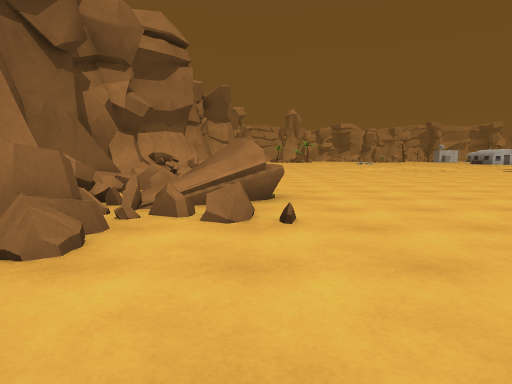
View 1 (above)

24 first-person views from a walk through a scene from a Unity 3-D project. The camera is 1.2 m above the floor, tilts 6° down and sees 75° across. The floor is counted in squares, 2 m on a side. Each view is taken from the middle of a square. On the plan, view 1 faces up. The plan holds only what a view shows up to about 10 squares ahead; the rest is blank. The place goes on beyond the plan. Some animated figures are left out.

View 2
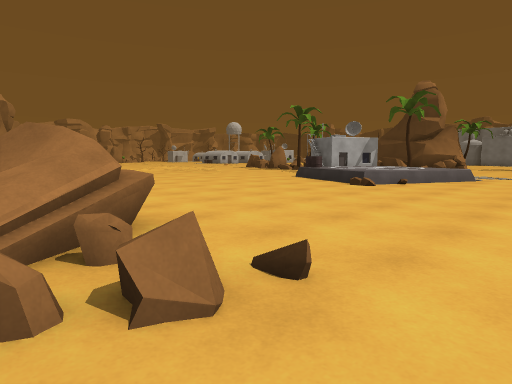

View 3
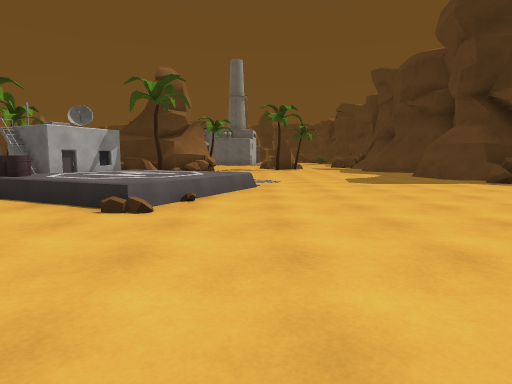

View 4
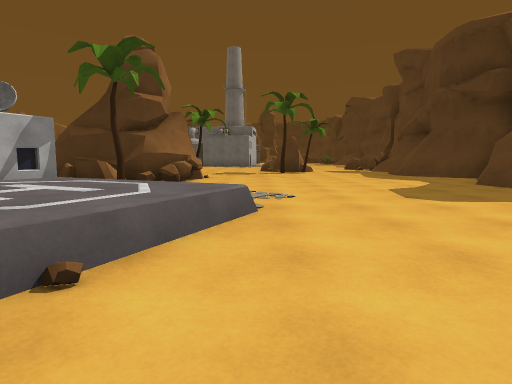

View 5
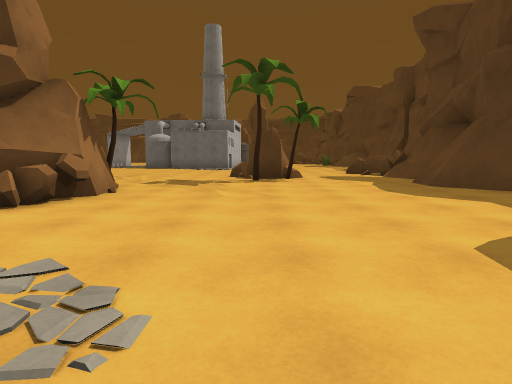

View 6
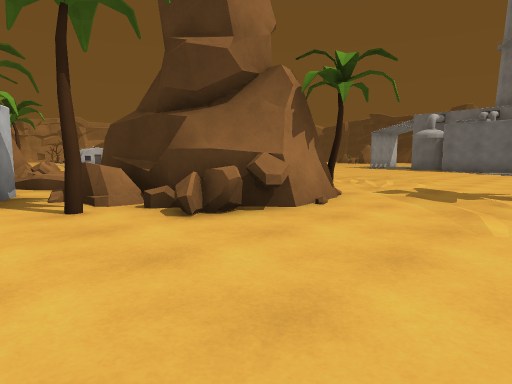

View 7
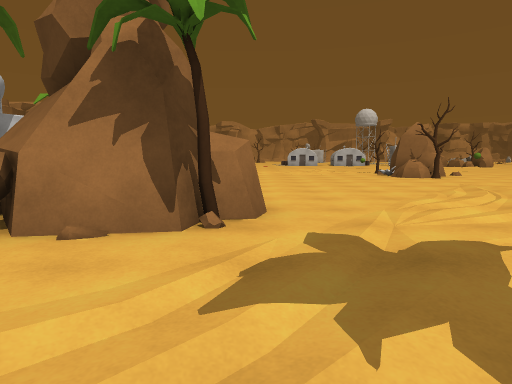

View 8
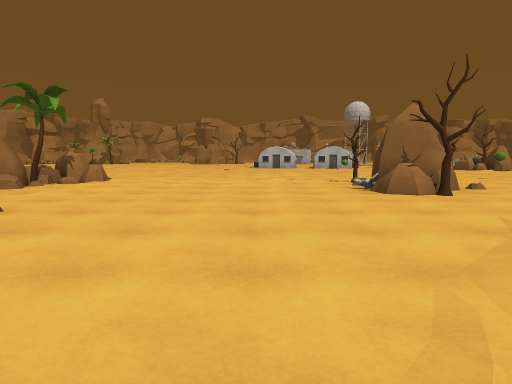

View 9
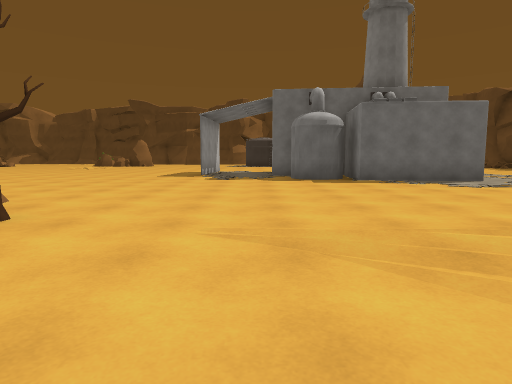

View 10
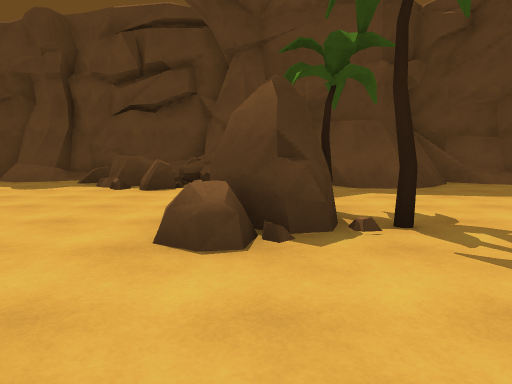

View 11
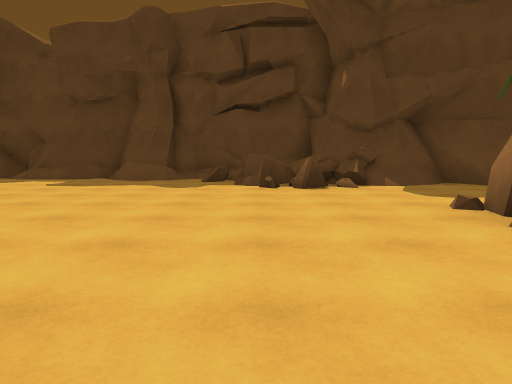

View 12
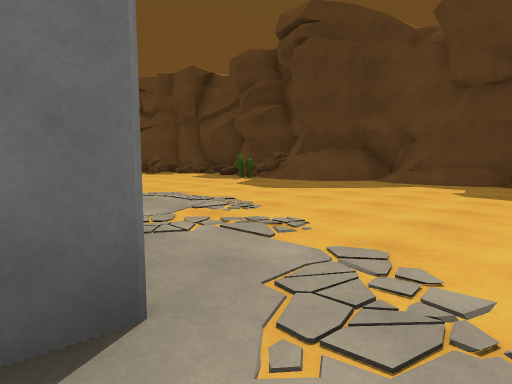

View 13
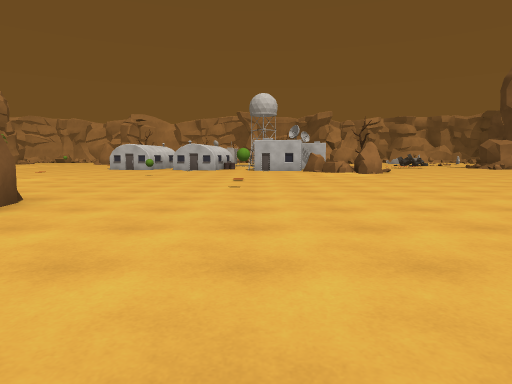

View 14
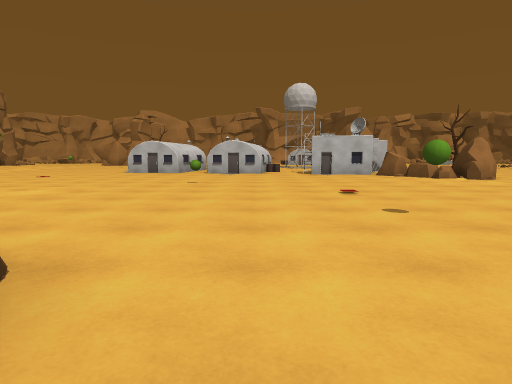

View 15
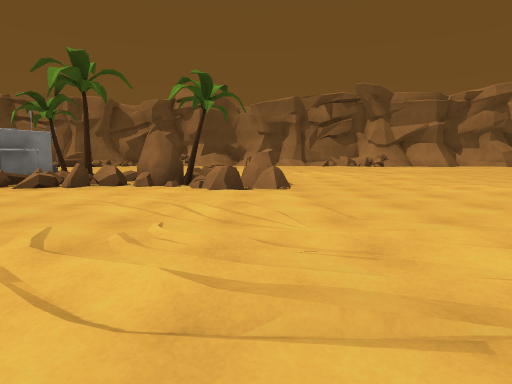

View 16
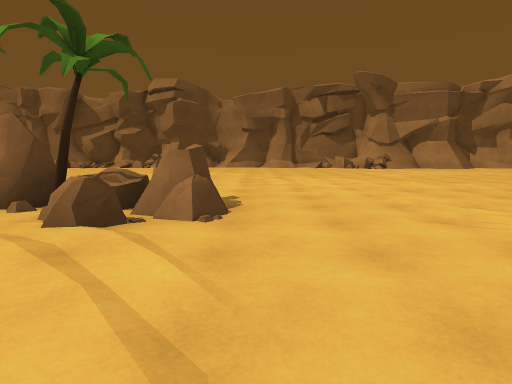

View 17
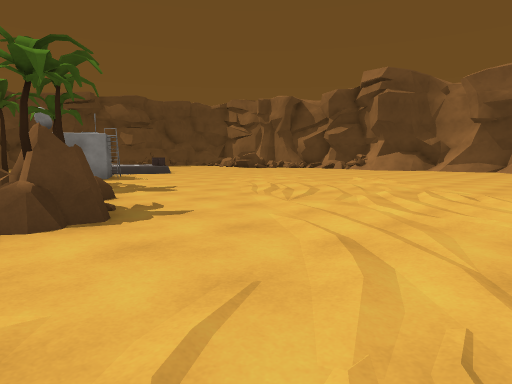

View 18
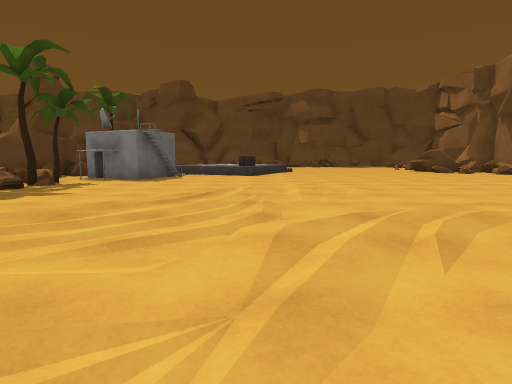

View 19
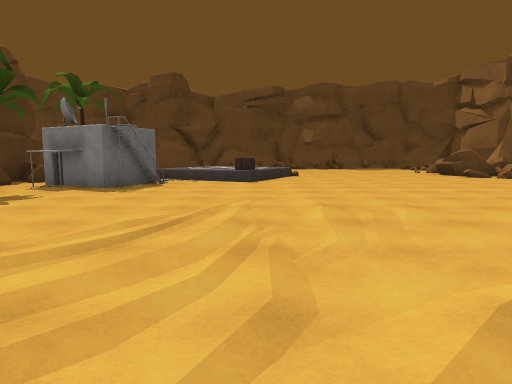

View 20
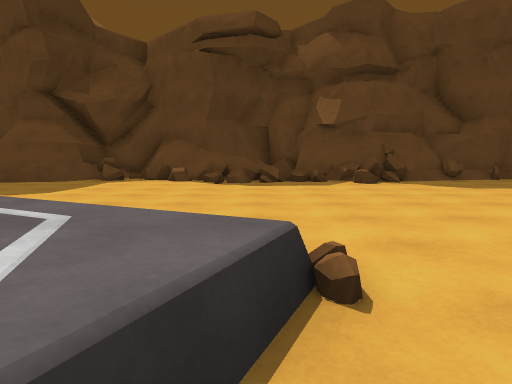

View 21
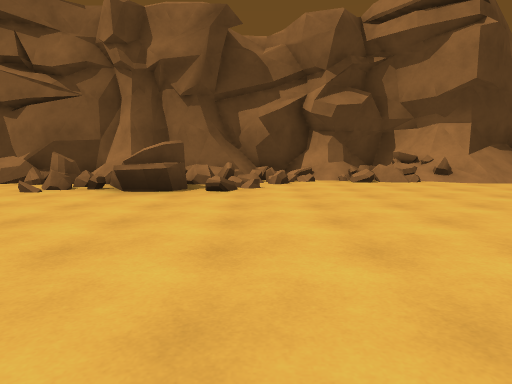

View 22
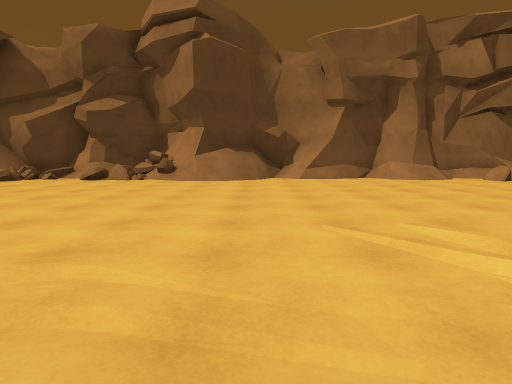

View 23
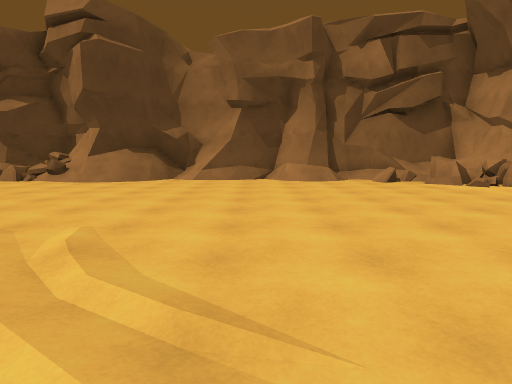

View 24
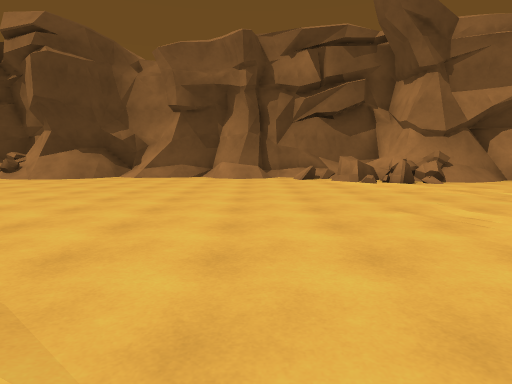

### Floor plan
Key: @ floor where view 1 was taken; # wall or solid block; . main floor; : floor 0.5 m higher than the main floor; + floor 0.75 m higher than the main floor; / step, stairs or slope; = window, fence, low wall or low ledge; ^ raised ledge; T tree; B building; R rock; C cactus; O other object.
Columns run from 4 left of view 1 to 32 right of it. Each row starts with its distance up from view 1.
 23  ####...   .....    ............R
 22  # ^=..... ......   .............R
 21  #==...............  .....O.......
 20  #................/.  ...............
 19  #...................................
 18  #..................................
 17  #........./.......................
 16  #...............R.................
 15  /...............TR.....TR........
 14  #/.............RR.......RR......
 13  #/.............##.......T.......
 12 ##/.............T=...............
 11 #==.............T=...............
 10 ##=...........BBB##O.............
  9 #/............BB### .............
  8 ##=........#=.BB### ...........##
  7 ##=#.......= ::.T####..........##
  6  #=#=.....=#::...###T.........##
  5  #=#=......=/=................#
  4  ###=......./=..................
  3  #=...................TR...........
  2  #=...................TR.............
  1  #= .................................
  0  #  @................................
 -1     ...#=/=#...##../##./=#=..........
 -2    #######+==#=# //#######^=......//C
 -3          ##^## #####    ^////#.#=//#
 -4                         ^#^#########

Where each view was taken, in squares from view 1:
view 1: 0 up, 0 right, facing up
view 2: 2 up, 1 left, facing up-right
view 3: 4 up, 2 right, facing right
view 4: 4 up, 5 right, facing right
view 5: 3 up, 9 right, facing right
view 6: 3 up, 11 right, facing up-right
view 7: 3 up, 16 right, facing up
view 8: 7 up, 18 right, facing up
view 9: 10 up, 18 right, facing right
view 10: 6 up, 19 right, facing down
view 11: 6 up, 22 right, facing down
view 12: 5 up, 25 right, facing down-right
view 13: 10 up, 25 right, facing up
view 14: 13 up, 23 right, facing up
view 15: 16 up, 20 right, facing left
view 16: 17 up, 17 right, facing left
view 17: 20 up, 14 right, facing down-left
view 18: 19 up, 7 right, facing down
view 19: 17 up, 7 right, facing down
view 20: 7 up, 6 right, facing down
view 21: 7 up, 6 right, facing left
view 22: 14 up, 7 right, facing left
view 23: 17 up, 7 right, facing left
view 24: 19 up, 8 right, facing left
